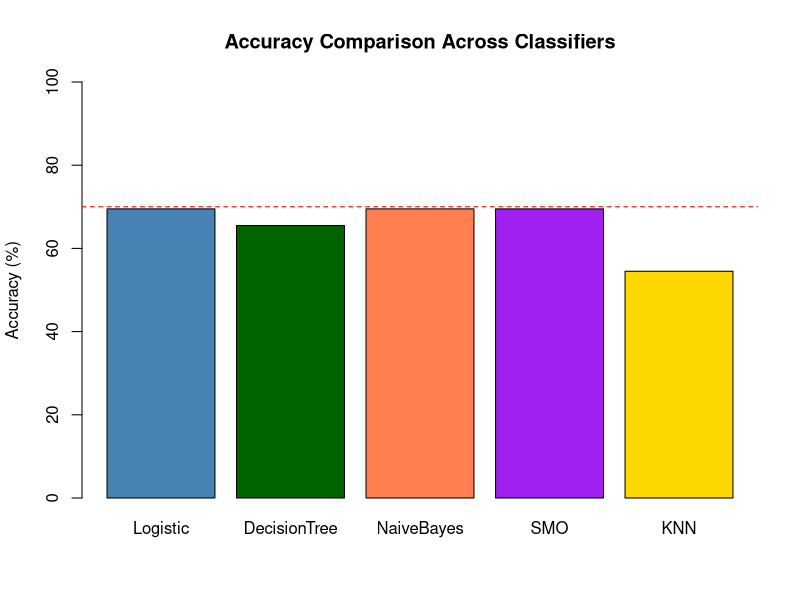

This figure's R source:
# ==============================================================================
# EX.NO: 13 - EVALUATING ACCURACY OF CLASSIFIERS USING R-TOOL
# DATASET: german_credit.arff / German Credit
# ==============================================================================

set.seed(42)
n <- 1000
credit <- data.frame(
  duration = sample(6:60, n, replace = TRUE),
  credit_amount = sample(500:15000, n, replace = TRUE),
  age = sample(19:75, n, replace = TRUE),
  checking = sample(1:4, n, replace = TRUE),
  class = factor(sample(c(1, 2), n, replace = TRUE, prob = c(0.7, 0.3)))
)

train_idx <- sample(1:n, 0.8 * n)
train_data <- credit[train_idx, ]
test_data  <- credit[-train_idx, ]

results <- list()

# 1. Logistic Regression
glm_fit <- glm(class ~ ., data = train_data, family = binomial)
glm_prob <- predict(glm_fit, test_data, type = "response")
glm_pred <- factor(ifelse(glm_prob > 0.5, 2, 1), levels = c(1, 2))
results$Logistic <- mean(glm_pred == test_data$class) * 100

# 2. Decision Tree (rpart)
if (require("rpart", quietly = TRUE)) {
  dt_fit <- rpart(class ~ ., data = train_data, method = "class")
  dt_pred <- predict(dt_fit, test_data, type = "class")
  results$DecisionTree <- mean(dt_pred == test_data$class) * 100
}

# 3. Naive Bayes
if (require("e1071", quietly = TRUE)) {
  nb_fit <- naiveBayes(class ~ ., data = train_data)
  nb_pred <- predict(nb_fit, test_data)
  results$NaiveBayes <- mean(nb_pred == test_data$class) * 100
  
  # 4. Support Vector Machine / SMO
  svm_fit <- svm(class ~ ., data = train_data, kernel = "linear")
  svm_pred <- predict(svm_fit, test_data)
  results$SMO <- mean(svm_pred == test_data$class) * 100
}

# 5. K-Nearest Neighbors (KNN)
if (require("class", quietly = TRUE)) {
  knn_pred <- knn(train_data[, 1:4], test_data[, 1:4], cl = train_data$class, k = 3)
  results$KNN <- mean(knn_pred == test_data$class) * 100
}

cat("=================================================================\n")
cat("COMPARATIVE ACCURACY ACROSS 5 CLASSIFIERS\n")
cat("=================================================================\n")
for (name in names(results)) {
  cat(sprintf("%-20s : %6.2f %%\n", name, results[[name]]))
}

# Comparative Bar Plot
png("classifier_accuracy_comparison.png", width = 700, height = 500)
barplot(unlist(results),
        col = c("steelblue", "darkgreen", "coral", "purple", "gold"),
        main = "Accuracy Comparison Across Classifiers",
        ylab = "Accuracy (%)", ylim = c(0, 100))
abline(h = 70, col = "red", lty = 2)
dev.off()
cat("\nAccuracy comparison chart saved to classifier_accuracy_comparison.png\n")
